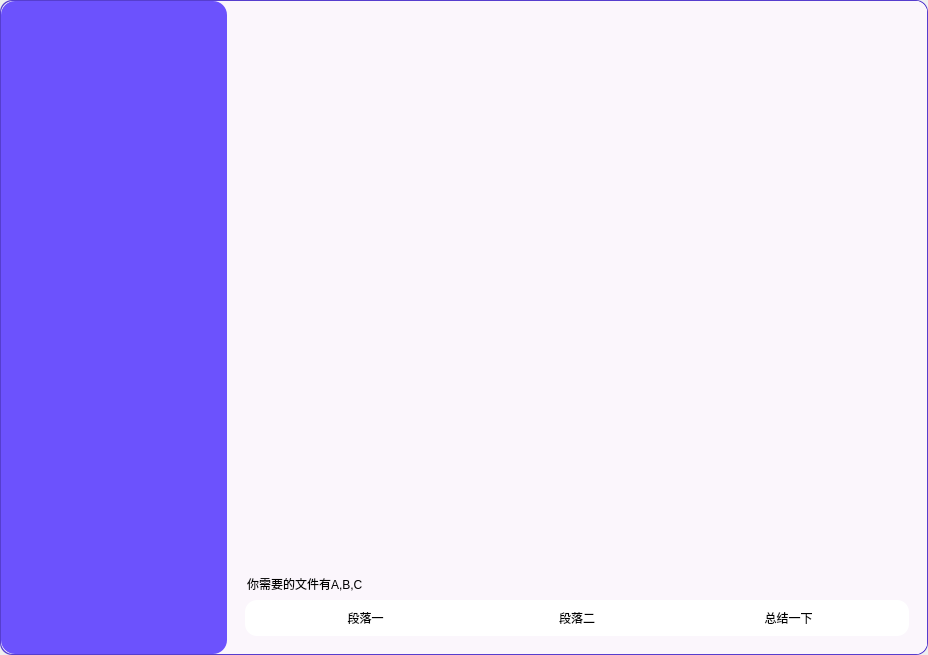
<?xml version="1.0" encoding="UTF-8"?>
<ui version="4.0">
 <class>Main</class>
 <widget class="QWidget" name="Main">
  <property name="geometry">
   <rect>
    <x>0</x>
    <y>0</y>
    <width>928</width>
    <height>655</height>
   </rect>
  </property>
  <property name="windowTitle">
   <string>Form</string>
  </property>
  <layout class="QVBoxLayout" name="verticalLayout_2">
   <property name="spacing">
    <number>0</number>
   </property>
   <property name="leftMargin">
    <number>0</number>
   </property>
   <property name="topMargin">
    <number>0</number>
   </property>
   <property name="rightMargin">
    <number>0</number>
   </property>
   <property name="bottomMargin">
    <number>0</number>
   </property>
   <item>
    <widget class="QFrame" name="background">
     <property name="styleSheet">
      <string notr="true">QFrame{background-color:rgb(86, 62, 206);
border:none;
border-radius:12px;
}</string>
     </property>
     <property name="frameShape">
      <enum>QFrame::StyledPanel</enum>
     </property>
     <property name="frameShadow">
      <enum>QFrame::Raised</enum>
     </property>
     <layout class="QHBoxLayout" name="horizontalLayout_8">
      <property name="spacing">
       <number>0</number>
      </property>
      <property name="leftMargin">
       <number>1</number>
      </property>
      <property name="topMargin">
       <number>1</number>
      </property>
      <property name="rightMargin">
       <number>1</number>
      </property>
      <property name="bottomMargin">
       <number>1</number>
      </property>
      <item>
       <widget class="QFrame" name="main_window">
        <property name="styleSheet">
         <string notr="true">*{
	background-color: rgb(251, 246, 252);
border:none;
border-radius:12px;
}
QScrollBar:horizontal{
    height:8px;
    background:rgba(0,0,0,0%);

}
QScrollBar::handle:horizontal{
    height:0px;
    background:rgba(125,125,125,30%);
border-radius:4px;
}
QScrollBar::handle:horizontal:hover{
    height:0px;
    background:rgba(125,125,125,100%);
    min-width:20;
    border-radius:4px;
}
QScrollBar::add-line:horizontal{
    height:0px;width:0px;

}
QScrollBar::sub-line:horizontal{
    height:0px;width:0px;

}
QScrollBar::add-line:horizontal:hover{
    height:0px;width:0px;

}
QScrollBar::sub-line:horizontal:hover{
    height:0px;width:0px;

}
QScrollBar::add-page:horizontal,QScrollBar::sub-page:horizontal
{
    background:rgba(0,0,0,10%);
    border-radius:4px;
}


QScrollBar:vertical{
    width:8px;
    background:rgba(0,0,0,0%);

}
QScrollBar::handle:vertical{
    width:0px;
    background:rgba(125,125,125,30%);
    border-radius:4px;
}
QScrollBar::handle:vertical:hover{
    width:0px;
    background:rgba(125,125,125,100%);
    border-radius:4px;
    min-height:20;
}
QScrollBar::add-line:vertical{
    height:0px;width:0px;

}
QScrollBar::sub-line:vertical{
    height:0px;width:0px;

}
QScrollBar::add-line:vertical:hover{
    height:0px;width:0px;

}
QScrollBar::sub-line:vertical:hover{
    height:0px;width:0px;

}
QScrollBar::add-page:vertical,QScrollBar::sub-page:vertical
{
    background:rgba(0,0,0,10%);
    border-radius:4px;
}
</string>
        </property>
        <property name="frameShape">
         <enum>QFrame::StyledPanel</enum>
        </property>
        <property name="frameShadow">
         <enum>QFrame::Raised</enum>
        </property>
        <layout class="QHBoxLayout" name="horizontalLayout_2" stretch="1,3">
         <property name="spacing">
          <number>0</number>
         </property>
         <property name="leftMargin">
          <number>0</number>
         </property>
         <property name="topMargin">
          <number>0</number>
         </property>
         <property name="rightMargin">
          <number>0</number>
         </property>
         <property name="bottomMargin">
          <number>0</number>
         </property>
         <item>
          <widget class="QFrame" name="left">
           <property name="maximumSize">
            <size>
             <width>252</width>
             <height>99999</height>
            </size>
           </property>
           <property name="styleSheet">
            <string notr="true">QFrame{
	background-color: rgb(108, 82, 253);
border-radius:14px;
}</string>
           </property>
           <property name="frameShape">
            <enum>QFrame::StyledPanel</enum>
           </property>
           <property name="frameShadow">
            <enum>QFrame::Raised</enum>
           </property>
           <layout class="QHBoxLayout" name="horizontalLayout" stretch="0">
            <property name="spacing">
             <number>0</number>
            </property>
            <property name="leftMargin">
             <number>0</number>
            </property>
            <property name="topMargin">
             <number>0</number>
            </property>
            <property name="rightMargin">
             <number>0</number>
            </property>
            <property name="bottomMargin">
             <number>0</number>
            </property>
            <item>
             <widget class="QFrame" name="frame_5">
              <property name="minimumSize">
               <size>
                <width>171</width>
                <height>0</height>
               </size>
              </property>
              <property name="maximumSize">
               <size>
                <width>204</width>
                <height>16777215</height>
               </size>
              </property>
              <property name="frameShape">
               <enum>QFrame::StyledPanel</enum>
              </property>
              <property name="frameShadow">
               <enum>QFrame::Raised</enum>
              </property>
              <layout class="QVBoxLayout" name="verticalLayout_4" stretch="">
               <property name="spacing">
                <number>0</number>
               </property>
               <property name="leftMargin">
                <number>24</number>
               </property>
               <property name="topMargin">
                <number>0</number>
               </property>
               <property name="rightMargin">
                <number>0</number>
               </property>
               <property name="bottomMargin">
                <number>0</number>
               </property>
              </layout>
             </widget>
            </item>
           </layout>
          </widget>
         </item>
         <item>
          <widget class="QFrame" name="right">
           <property name="minimumSize">
            <size>
             <width>700</width>
             <height>485</height>
            </size>
           </property>
           <property name="frameShape">
            <enum>QFrame::StyledPanel</enum>
           </property>
           <property name="frameShadow">
            <enum>QFrame::Raised</enum>
           </property>
           <layout class="QVBoxLayout" name="verticalLayout_5" stretch="0">
            <property name="spacing">
             <number>0</number>
            </property>
            <property name="leftMargin">
             <number>0</number>
            </property>
            <property name="topMargin">
             <number>0</number>
            </property>
            <property name="rightMargin">
             <number>0</number>
            </property>
            <property name="bottomMargin">
             <number>0</number>
            </property>
            <item>
             <widget class="QStackedWidget" name="stackedWidget">
              <property name="currentIndex">
               <number>0</number>
              </property>
              <widget class="QWidget" name="page">
               <layout class="QVBoxLayout" name="verticalLayout_9" stretch="5">
                <property name="spacing">
                 <number>0</number>
                </property>
                <property name="leftMargin">
                 <number>0</number>
                </property>
                <property name="topMargin">
                 <number>0</number>
                </property>
                <property name="rightMargin">
                 <number>0</number>
                </property>
                <property name="bottomMargin">
                 <number>0</number>
                </property>
                <item>
                 <widget class="QFrame" name="frame_13">
                  <property name="frameShape">
                   <enum>QFrame::StyledPanel</enum>
                  </property>
                  <property name="frameShadow">
                   <enum>QFrame::Raised</enum>
                  </property>
                  <layout class="QHBoxLayout" name="horizontalLayout_12" stretch="3">
                   <item>
                    <widget class="QFrame" name="frame_15">
                     <property name="frameShape">
                      <enum>QFrame::StyledPanel</enum>
                     </property>
                     <property name="frameShadow">
                      <enum>QFrame::Raised</enum>
                     </property>
                     <layout class="QVBoxLayout" name="verticalLayout_8">
                      <item>
                       <widget class="QListWidget" name="listWidget_5">
                        <property name="focusPolicy">
                         <enum>Qt::NoFocus</enum>
                        </property>
                        <property name="contextMenuPolicy">
                         <enum>Qt::DefaultContextMenu</enum>
                        </property>
                        <property name="styleSheet">
                         <string notr="true">selection-background-color: rgba(255, 255, 255, 0);
selection-color: rgb(255, 255, 255);
gridline-color: rgba(255, 255, 255, 0);
</string>
                        </property>
                        <property name="verticalScrollBarPolicy">
                         <enum>Qt::ScrollBarAlwaysOff</enum>
                        </property>
                        <property name="horizontalScrollBarPolicy">
                         <enum>Qt::ScrollBarAlwaysOff</enum>
                        </property>
                        <property name="selectionBehavior">
                         <enum>QAbstractItemView::SelectRows</enum>
                        </property>
                        <property name="isWrapping" stdset="0">
                         <bool>false</bool>
                        </property>
                       </widget>
                      </item>
                      <item>
                       <widget class="QLineEdit" name="lineEdit_3">
                        <property name="minimumSize">
                         <size>
                          <width>0</width>
                          <height>0</height>
                         </size>
                        </property>
                        <property name="focusPolicy">
                         <enum>Qt::ClickFocus</enum>
                        </property>
                        <property name="styleSheet">
                         <string notr="true">font-family:&quot;微软雅黑&quot;;</string>
                        </property>
                        <property name="text">
                         <string>你需要的文件有A,B,C</string>
                        </property>
                        <property name="readOnly">
                         <bool>false</bool>
                        </property>
                        <property name="placeholderText">
                         <string>Type yout message ...</string>
                        </property>
                       </widget>
                      </item>
                      <item>
                       <widget class="QFrame" name="frame_18">
                        <property name="minimumSize">
                         <size>
                          <width>0</width>
                          <height>36</height>
                         </size>
                        </property>
                        <property name="maximumSize">
                         <size>
                          <width>16777215</width>
                          <height>42</height>
                         </size>
                        </property>
                        <property name="styleSheet">
                         <string notr="true">background-color: rgb(255, 255, 255);
border-radius: 12px;</string>
                        </property>
                        <property name="frameShape">
                         <enum>QFrame::StyledPanel</enum>
                        </property>
                        <property name="frameShadow">
                         <enum>QFrame::Raised</enum>
                        </property>
                        <layout class="QHBoxLayout" name="horizontalLayout_10">
                         <property name="topMargin">
                          <number>0</number>
                         </property>
                         <property name="bottomMargin">
                          <number>0</number>
                         </property>
                         <item>
                          <widget class="QFrame" name="frame_19">
                           <property name="styleSheet">
                            <string notr="true">font-family:&quot;微软雅黑&quot;;</string>
                           </property>
                           <property name="frameShape">
                            <enum>QFrame::StyledPanel</enum>
                           </property>
                           <property name="frameShadow">
                            <enum>QFrame::Raised</enum>
                           </property>
                           <layout class="QHBoxLayout" name="horizontalLayout_11">
                            <property name="topMargin">
                             <number>0</number>
                            </property>
                            <property name="bottomMargin">
                             <number>0</number>
                            </property>
                            <item>
                             <widget class="QPushButton" name="pushButton_4">
                              <property name="styleSheet">
                               <string notr="true">font-family:&quot;微软雅黑&quot;;</string>
                              </property>
                              <property name="text">
                               <string>段落一</string>
                              </property>
                             </widget>
                            </item>
                            <item>
                             <widget class="QPushButton" name="pushButton_2">
                              <property name="text">
                               <string>段落二</string>
                              </property>
                             </widget>
                            </item>
                            <item>
                             <widget class="QPushButton" name="pushButton">
                              <property name="styleSheet">
                               <string notr="true">font-family:&quot;微软雅黑&quot;;</string>
                              </property>
                              <property name="text">
                               <string>总结一下</string>
                              </property>
                             </widget>
                            </item>
                           </layout>
                          </widget>
                         </item>
                        </layout>
                       </widget>
                      </item>
                     </layout>
                    </widget>
                   </item>
                  </layout>
                 </widget>
                </item>
               </layout>
              </widget>
              <widget class="QWidget" name="page_2"/>
             </widget>
            </item>
           </layout>
          </widget>
         </item>
        </layout>
       </widget>
      </item>
     </layout>
    </widget>
   </item>
  </layout>
 </widget>
 <resources>
  <include location="../res.qrc"/>
 </resources>
 <connections/>
</ui>
